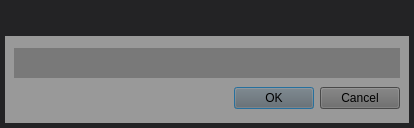
<?xml version="1.0" encoding="UTF-8"?>
<ui version="4.0">
 <class>InputNameUI</class>
 <widget class="QDialog" name="InputNameUI">
  <property name="geometry">
   <rect>
    <x>0</x>
    <y>0</y>
    <width>414</width>
    <height>128</height>
   </rect>
  </property>
  <property name="windowTitle">
   <string>ButelLive</string>
  </property>
  <property name="styleSheet">
   <string notr="true">background-color: rgb(35, 35, 37);</string>
  </property>
  <layout class="QGridLayout" name="gridLayout_2">
   <property name="leftMargin">
    <number>5</number>
   </property>
   <property name="topMargin">
    <number>5</number>
   </property>
   <property name="rightMargin">
    <number>5</number>
   </property>
   <property name="bottomMargin">
    <number>5</number>
   </property>
   <item row="1" column="0">
    <widget class="QWidget" name="widget" native="true">
     <property name="styleSheet">
      <string notr="true">background-color: rgb(153, 153, 153);</string>
     </property>
     <layout class="QGridLayout" name="gridLayout">
      <item row="0" column="0">
       <widget class="QLineEdit" name="m_pLineEditInputName">
        <property name="sizePolicy">
         <sizepolicy hsizetype="Expanding" vsizetype="Maximum">
          <horstretch>0</horstretch>
          <verstretch>0</verstretch>
         </sizepolicy>
        </property>
        <property name="minimumSize">
         <size>
          <width>0</width>
          <height>30</height>
         </size>
        </property>
        <property name="maximumSize">
         <size>
          <width>16777215</width>
          <height>30</height>
         </size>
        </property>
        <property name="styleSheet">
         <string notr="true">background-color: rgb(121, 121, 121);
color: rgb(255, 255, 255);
font: 75 11pt &quot;微软雅黑&quot;;
border:1px;</string>
        </property>
       </widget>
      </item>
      <item row="1" column="0">
       <layout class="QHBoxLayout" name="horizontalLayout">
        <item>
         <spacer name="horizontalSpacer">
          <property name="orientation">
           <enum>Qt::Horizontal</enum>
          </property>
          <property name="sizeHint" stdset="0">
           <size>
            <width>40</width>
            <height>20</height>
           </size>
          </property>
         </spacer>
        </item>
        <item>
         <widget class="QPushButton" name="m_pBtnOk">
          <property name="styleSheet">
           <string notr="true">background-color: rgb(102, 102, 102);</string>
          </property>
          <property name="text">
           <string>OK</string>
          </property>
         </widget>
        </item>
        <item>
         <widget class="QPushButton" name="m_pBtnCancel">
          <property name="styleSheet">
           <string notr="true">background-color: rgb(102, 102, 102);</string>
          </property>
          <property name="text">
           <string>Cancel</string>
          </property>
         </widget>
        </item>
       </layout>
      </item>
     </layout>
    </widget>
   </item>
   <item row="0" column="0">
    <widget class="TitleBar" name="m_pTitleLbl" native="true">
     <property name="sizePolicy">
      <sizepolicy hsizetype="Preferred" vsizetype="Maximum">
       <horstretch>0</horstretch>
       <verstretch>0</verstretch>
      </sizepolicy>
     </property>
     <property name="minimumSize">
      <size>
       <width>0</width>
       <height>25</height>
      </size>
     </property>
     <property name="maximumSize">
      <size>
       <width>16777215</width>
       <height>25</height>
      </size>
     </property>
    </widget>
   </item>
  </layout>
 </widget>
 <customwidgets>
  <customwidget>
   <class>TitleBar</class>
   <extends>QWidget</extends>
   <header location="global">titlebar.h</header>
   <container>1</container>
  </customwidget>
 </customwidgets>
 <resources/>
 <connections/>
</ui>
